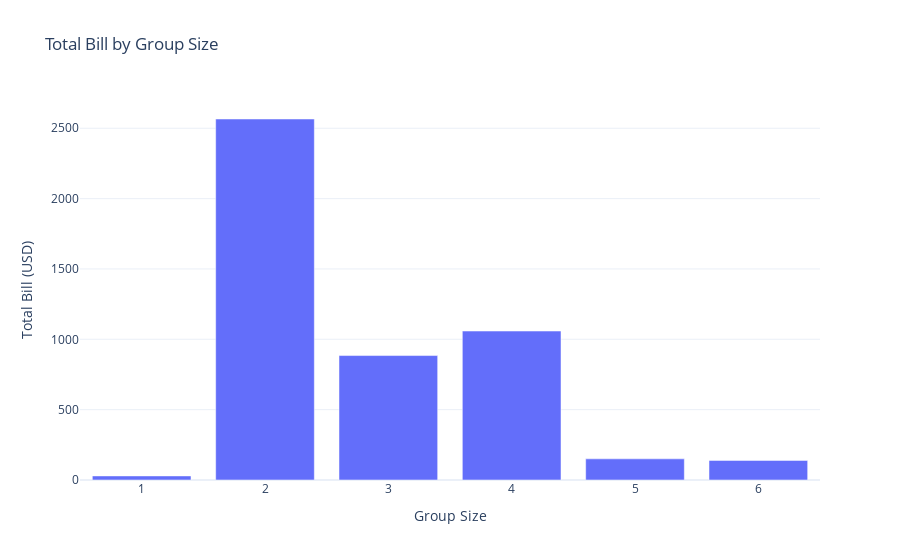

The notebook cell this image was saved under:
### Code cell
fig_bar = px.bar(
    group_size,
    x="size",
    y="total_bill",
    title="Total Bill by Group Size",
    labels={"size": "Group Size", "total_bill": "Total Bill (USD)"},
    template="plotly_white"
)
fig_bar.show()

### Figure 1 — Plotly figure (JSON) as saved in the notebook; plotly's stock layout.template omitted (floating-point values rounded to 4 significant figures)
{"data": [{"alignmentgroup": "True", "hovertemplate": "Group Size=%{x}<br>Total Bill (USD)=%{y}<extra></extra>", "legendgroup": "", "marker": {"color": "#636efa", "pattern": {"shape": ""}}, "name": "", "offsetgroup": "", "orientation": "v", "showlegend": false, "textposition": "auto", "type": "bar", "x": [1, 2, 3, 4, 5, 6], "xaxis": "x", "y": [28.97, 2566.0, 884.5, 1059.0, 150.3, 139.3], "yaxis": "y"}], "layout": {"barmode": "relative", "legend": {"tracegroupgap": 0}, "title": {"text": "Total Bill by Group Size"}, "xaxis": {"anchor": "y", "domain": [0, 1], "title": {"text": "Group Size"}}, "yaxis": {"anchor": "x", "domain": [0, 1], "title": {"text": "Total Bill (USD)"}}}}
